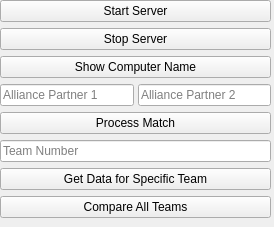
<?xml version="1.0" encoding="UTF-8"?>
<ui version="4.0">
 <class>Form</class>
 <widget class="QWidget" name="Form">
  <property name="geometry">
   <rect>
    <x>0</x>
    <y>0</y>
    <width>274</width>
    <height>227</height>
   </rect>
  </property>
  <property name="sizePolicy">
   <sizepolicy hsizetype="Fixed" vsizetype="Fixed">
    <horstretch>0</horstretch>
    <verstretch>0</verstretch>
   </sizepolicy>
  </property>
  <property name="windowTitle">
   <string>Form</string>
  </property>
  <widget class="QWidget" name="verticalLayoutWidget">
   <property name="geometry">
    <rect>
     <x>0</x>
     <y>0</y>
     <width>271</width>
     <height>224</height>
    </rect>
   </property>
   <layout class="QVBoxLayout" name="verticalLayout">
    <item>
     <widget class="QPushButton" name="serverstart">
      <property name="text">
       <string>Start Server</string>
      </property>
     </widget>
    </item>
    <item>
     <widget class="QPushButton" name="stopserver">
      <property name="text">
       <string>Stop Server</string>
      </property>
     </widget>
    </item>
    <item>
     <widget class="QPushButton" name="name">
      <property name="text">
       <string>Show Computer Name</string>
      </property>
     </widget>
    </item>
    <item>
     <layout class="QHBoxLayout" name="horizontalLayout">
      <property name="spacing">
       <number>4</number>
      </property>
      <property name="sizeConstraint">
       <enum>QLayout::SetDefaultConstraint</enum>
      </property>
      <property name="topMargin">
       <number>0</number>
      </property>
      <item>
       <widget class="QLineEdit" name="team1">
        <property name="placeholderText">
         <string>Alliance Partner 1</string>
        </property>
       </widget>
      </item>
      <item>
       <widget class="QLineEdit" name="team2">
        <property name="sizePolicy">
         <sizepolicy hsizetype="Expanding" vsizetype="Fixed">
          <horstretch>0</horstretch>
          <verstretch>0</verstretch>
         </sizepolicy>
        </property>
        <property name="placeholderText">
         <string>Alliance Partner 2</string>
        </property>
       </widget>
      </item>
     </layout>
    </item>
    <item>
     <widget class="QPushButton" name="processmatch">
      <property name="text">
       <string>Process Match</string>
      </property>
     </widget>
    </item>
    <item>
     <widget class="QLineEdit" name="team">
      <property name="text">
       <string/>
      </property>
      <property name="placeholderText">
       <string>Team Number</string>
      </property>
     </widget>
    </item>
    <item>
     <widget class="QPushButton" name="processteam">
      <property name="text">
       <string>Get Data for Specific Team</string>
      </property>
     </widget>
    </item>
    <item>
     <widget class="QPushButton" name="compare">
      <property name="text">
       <string>Compare All Teams</string>
      </property>
     </widget>
    </item>
   </layout>
  </widget>
 </widget>
 <resources/>
 <connections/>
</ui>
